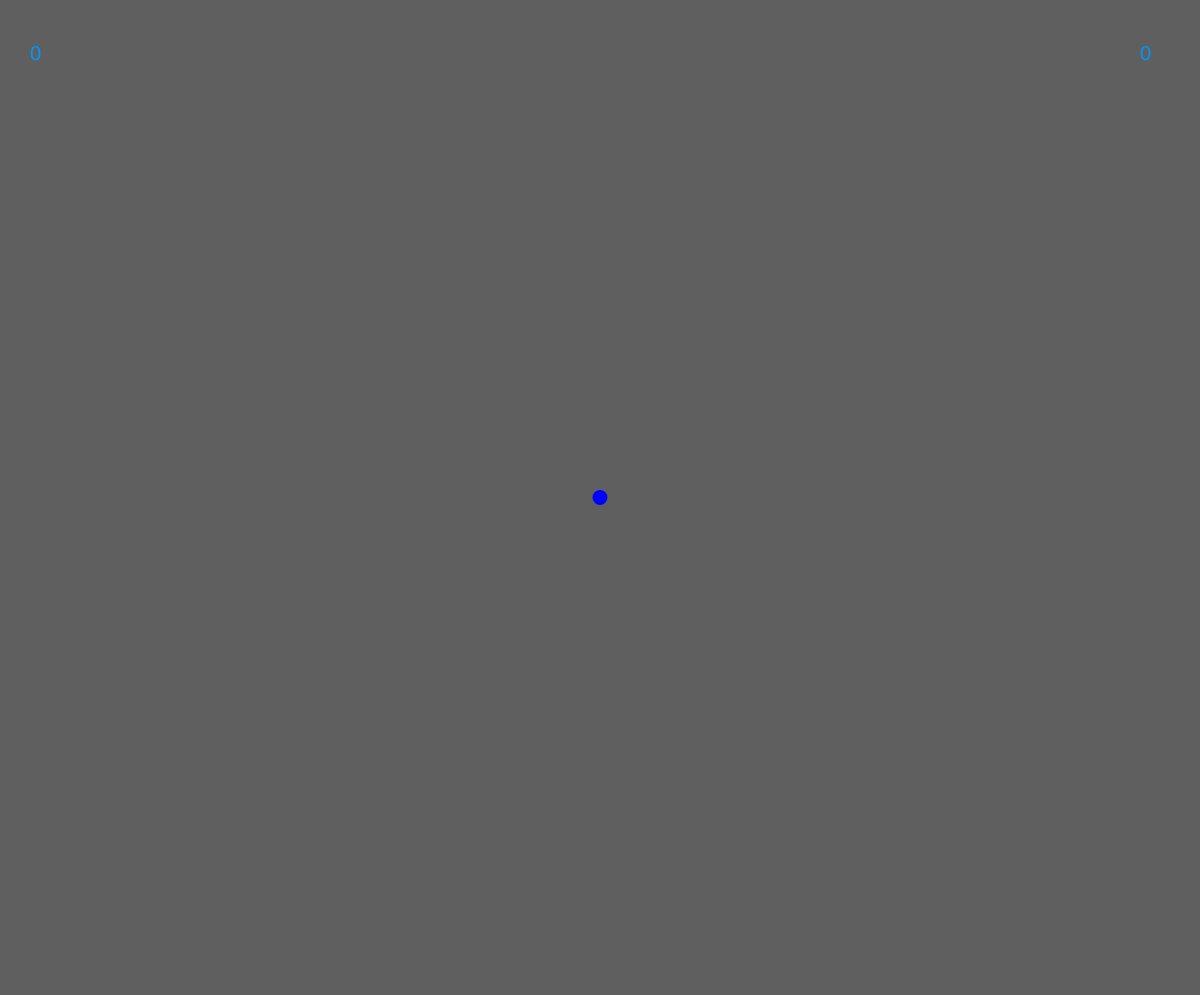
Frame 1 (no input)
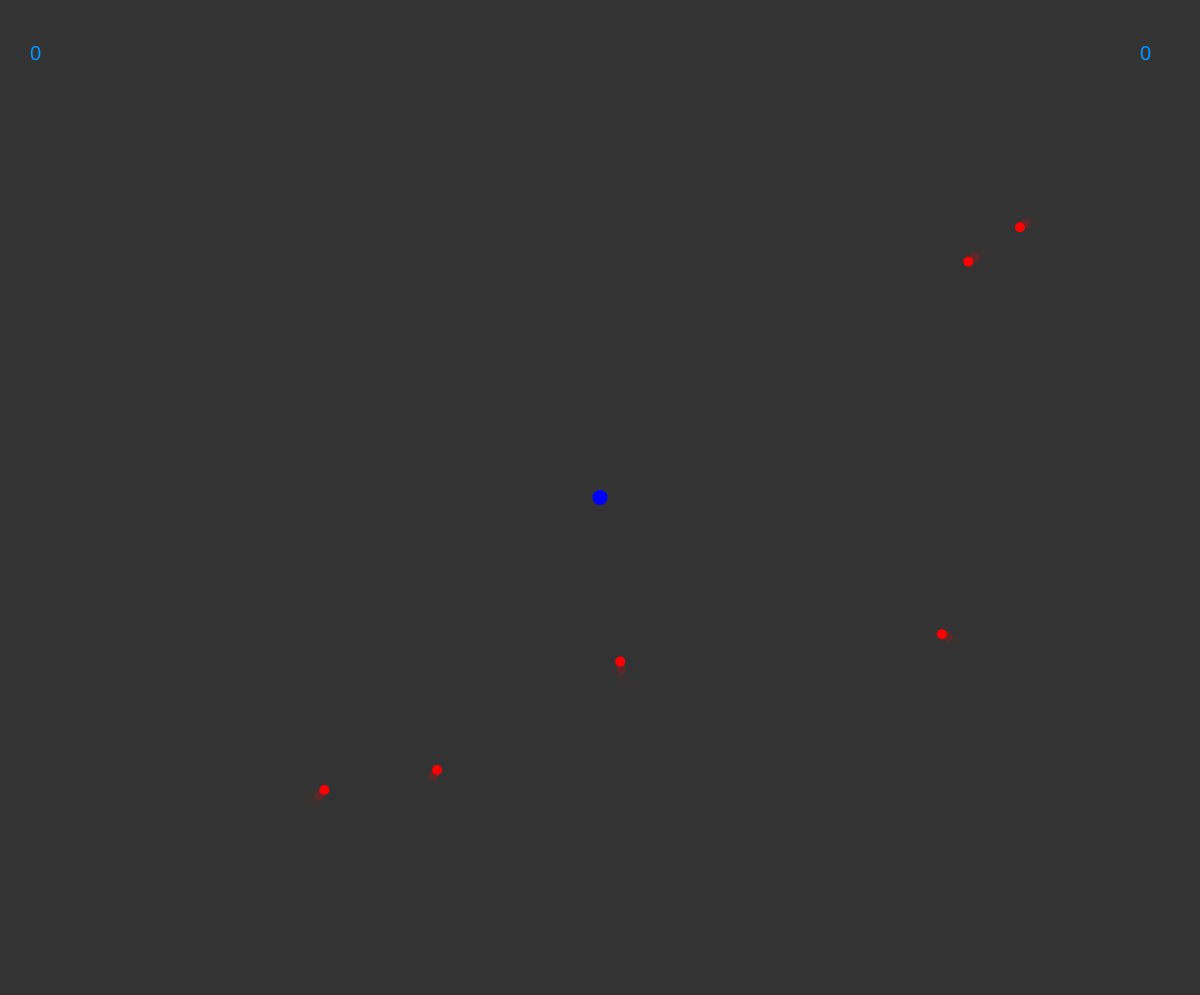
Frame 60 (no input)
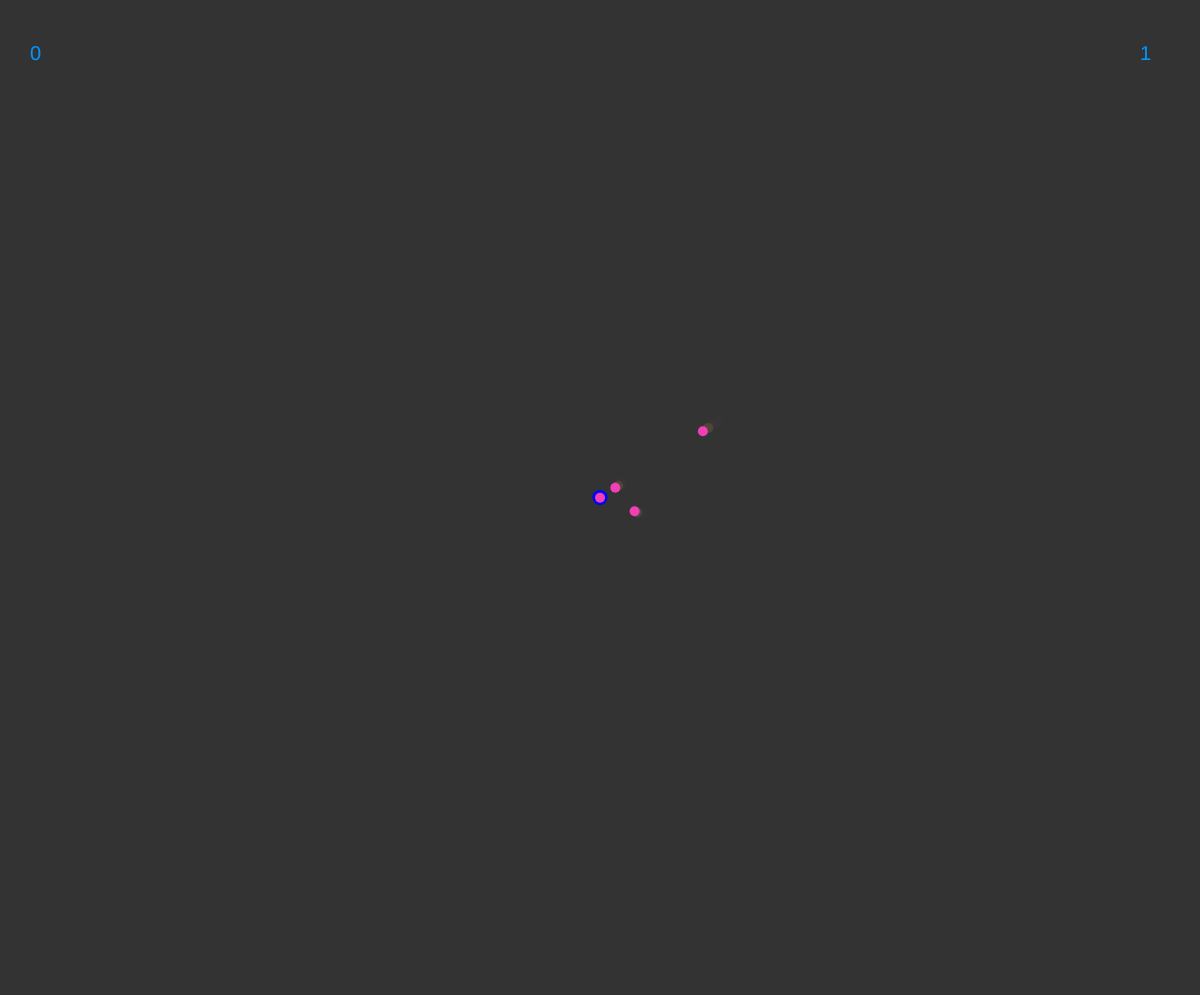
Frame 120 (the mouse pressed at the canvas centre since frame 60)

The p5.js sketch that drew these frames (run headless with seeded random() and noise() and a simulated clock; from frame 60 on, the mouse is pressed at the canvas centre):

// p5.js sketch
// ── sketch.js
var a = 255;
var b = 0;
var c = 0;
var offset = 100; // offset from window

class mover {
    constructor () {
        this.locinit ();
        this.vel = new p5.Vector (0, 0);
        this.acc = new p5.Vector (0, 0);
        // this.maxspeed = 8;
        // this.maxforce = 0.3;
    }

    update () {
        this.vel.add (this.acc);
        this.vel.limit (this.maxspeed);
        this.loc.add (this.vel);
        this.acc.mult (0);
    }

    applyforce (f) {
        this.acc.add (f);
    }

    arrive (target) {
        var desired =  p5.Vector.sub (target, this.loc);
        var d = desired.mag ();
        if (d < 100) {
            var m = map (d, 0, 100, 0, this.maxspeed);
            desired.setMag (m);
        } else {
            desired.setMag (this.maxspeed);
        }

        var steer = p5.Vector.sub (desired, this.vel);
        steer.limit (this.maxforce);
        this.applyforce (steer);
    }

    locinit () {
        var rand = random (10);
        if (rand < 2.5) {
            this.loc = new p5.Vector (-1 * random (offset), random (height));  // from left of window
        } else if (rand < 5) {
            this.loc = new p5.Vector (random (width), height + random (offset)); // from bottom of windwow
        } else if (rand < 7.5) {
            this.loc = new p5.Vector (width + random (offset), random (height)); // from right of window
        } else {
            this.loc = new p5.Vector (random (width), -1 * random (offset)); // from top of window
        }
        this.maxspeed = random (5, 8);
        this.maxforce = random (0.2, 0.3);
    }

    display () {
        fill (a, b, c);
        ellipse (this.loc.x, this.loc.y, 10, 10);
    }
}

var objs = [];
var tar;
var score = 0;
var hiscore = 0;

function setup () {
    rectMode (CENTER);
    ellipseMode (CENTER);
    createCanvas (windowWidth, windowHeight - 5);

    nofobjs = 6;
    tar = new p5.Vector (width / 2, height / 2);
    for (var i = 0; i < nofobjs; i++) {
        objs[i] = new mover();
    }
    noStroke ();
}

function draw () {
    background (51, 200);
    fill (0, 0, 255);
    tar.x = constrain (tar.x, 0, width);
    tar.y = constrain (tar.y, 0, height);
    ellipse (tar.x, tar.y, 15, 15);

    for (var i = 0; i < objs.length; i++) {
        objs[i].arrive (tar);
        objs[i].update ();
        objs[i].display ();
    }

    for (var i = 0; i < objs.length; i++) {
        var disp = p5.Vector.dist (objs[i].loc, tar);
        if (disp < 10) {
            a = random (51, 255);
            b = random (51, 255);
            c = random (51, 255);
            if (hiscore < score) {
                hiscore = score;
            }
            score = 0;
        }
    }

    for (var i = 0; i < objs.length; i++) {
        for (var j = 0; j < objs.length; j++) {
            if (i != j) {
                var disp = p5.Vector.dist (objs[i].loc, objs[j].loc);
                if (disp < 10) {
                    score += 1;
                    objs[i].locinit ();
                    objs[j].locinit ();
                }
            }
        }
    }

    if (keyIsDown (RIGHT_ARROW)) {
        tar.x += 10;
    } else if (keyIsDown (LEFT_ARROW)) {
        tar.x -= 10;
    }
    if (keyIsDown (UP_ARROW)) {
        tar.y -= 10;
    } else if (keyIsDown (DOWN_ARROW)) {
        tar.y += 10;
    }

    fill (0, 150, 255);
    textSize (20);
    text (score, 30, 60);
    text (hiscore, width - 60, 60);

}
